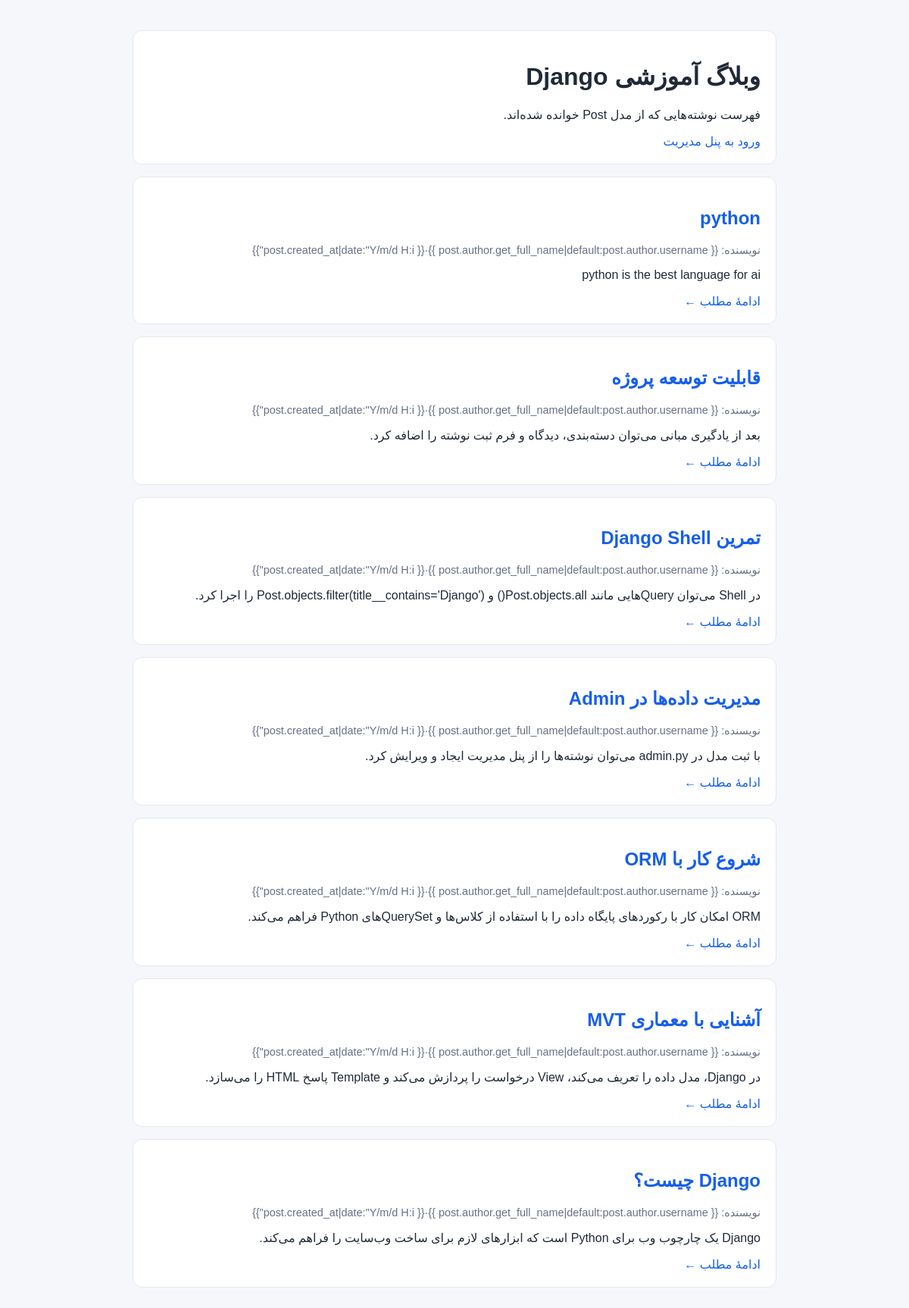
The page / on the database its author committed.
### blog/models.py (models this page shows, shortened)
class Post(models.Model):
    title = models.CharField("عنوان", max_length=200)
    content = models.TextField("متن")
    author = models.ForeignKey(settings.AUTH_USER_MODEL, on_delete=models.CASCADE, related_name="posts", verbose_name="نویسنده")
    created_at = models.DateTimeField("زمان ایجاد", auto_now_add=True)
    class Meta:
        ordering = ["-created_at"]
        verbose_name = "نوشته"
        verbose_name_plural = "نوشته‌ها"

### blog/views.py (the view)
# urls.py: urlpatterns = [path("", views.home, name="home"),
def home(request):
    posts = Post.objects.select_related("author").all()
    return render(request, "blog/home.html", {"posts": posts})

### blog/templates/blog/home.html (shortened to what this page needs)
<!doctype html>
<html lang="fa" dir="rtl">
    <head>
    </head>
    <body>
        <header>
            <h1>وبلاگ آموزشی Django</h1>
            <p>فهرست نوشته‌هایی که از مدل Post خوانده شده‌اند.</p>
            <a href="/admin/">ورود به پنل مدیریت</a>
        </header>
        {% for post in posts %}
        <article class="card">
            <h2>
                <a href="{% url 'blog:detail' post.pk %}">{{ post.title }}</a>
            </h2>
            <p class="meta">
                نویسنده: {{
                post.author.get_full_name|default:post.author.username }}·{{
                post.created_at|date:"Y/m/d H:i"}}
            </p>
            <p>{{ post.content|truncatewords:24 }}</p>
            <a href="{% url 'blog:detail' post.pk %}">ادامهٔ مطلب ←</a>
        </article>
        {% empty %}
        <p>
            هنوز نوشته‌ای ثبت نشده است
        </p>
        {% endfor %}
    </body>
</html>

### blog/templates/blog/home.html (style rules this page uses)
body { font-family: Tahoma, Arial, sans-serif; max-width: 850px; margin: 40px auto; padding: 0 18px; background: #f5f7fb; color: #202938; }
header, .card { background: #fff; border: 1px solid #e3e8f0; border-radius: 12px; padding: 20px; margin-bottom: 16px; }
a { color: #155eef; text-decoration: none; }
.meta { color: #667085; font-size: 0.9rem; }

### rows shown on the page
Post: title "python", content "python is the best language for ai"
Post: title "قابلیت توسعه پروژه", content "بعد از یادگیری مبانی می‌توان دسته‌بندی، دیدگاه و فرم ثبت نوشته را اضافه کرد."
Post: title "تمرین Django Shell", content "در Shell می‌توان Queryهایی مانند Post.objects.all() و Post.objects.filter(title__contains='Django') را اجرا کرد."
Post: title "مدیریت داده‌ها در Admin", content "با ثبت مدل در admin.py می‌توان نوشته‌ها را از پنل مدیریت ایجاد و ویرایش کرد."
Post: title "شروع کار با ORM", content "ORM امکان کار با رکوردهای پایگاه داده را با استفاده از کلاس‌ها و QuerySetهای Python فراهم می‌کند."
Post: title "آشنایی با معماری MVT", content "در Django، مدل داده را تعریف می‌کند، View درخواست را پردازش می‌کند و Template پاسخ HTML را می‌سازد."
Post: title "Django چیست؟", content "Django یک چارچوب وب برای Python است که ابزارهای لازم برای ساخت وب‌سایت را فراهم می‌کند."
